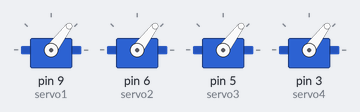
A sketch run on a simulated Arduino Uno, built with avr-gcc and run on an emulated ATmega328P. Shown: 4 × servo. At 2.1 s the program stops and its outputs stay as they are.

Above: at 0.15 s.
At 1.07 s:
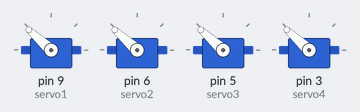
At 1.69 s:
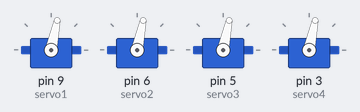
At 2.1 s:
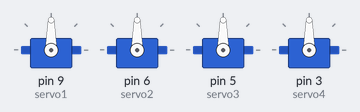
Timing chart, 0 to 3.6 s (numbered marks = the images above):
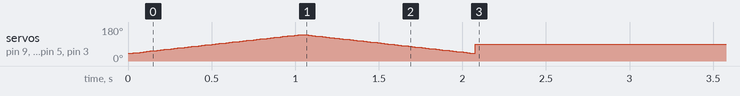

The sketch:

4servo1.ino
```cpp
// C++ code

#include <Servo.h>


Servo servo1;
Servo servo2;
Servo servo3;
Servo servo4;


void setup()
{
    servo1.attach(9);
    servo2.attach(6);
    servo3.attach(5);
    servo4.attach(3);
}

void loop() {
  for (int pos = 40; pos <= 140; pos++) {
    servo1.write(pos);
    servo2.write(pos);
    servo3.write(pos);
    servo4.write(pos);
    delay(10);
  }

  for (int pos = 140; pos >= 40; pos--) {
    servo1.write(pos);
    servo2.write(pos);
    servo3.write(pos);
    servo4.write(pos);
    delay(10);
  }

      while(true){
   servo1.write(90);
    servo2.write(90);
    servo3.write(90);
    servo4.write(90);
      }
}
```
